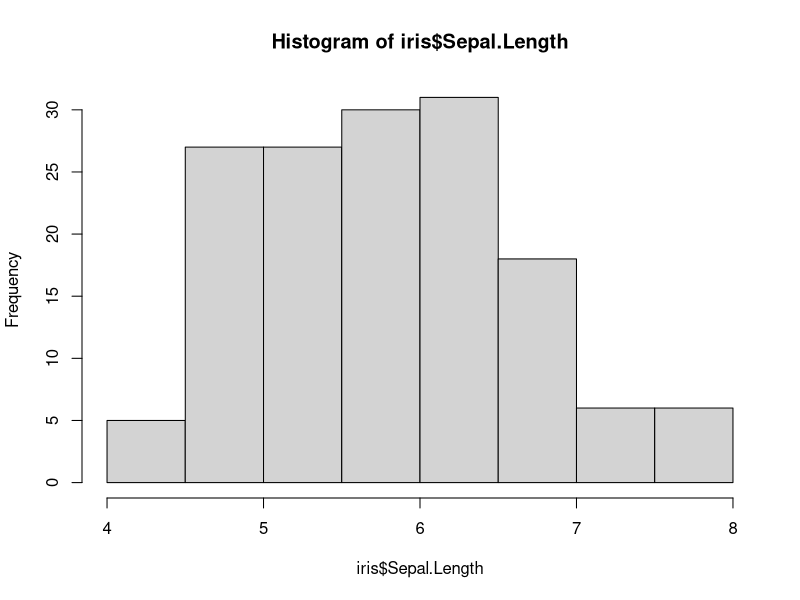
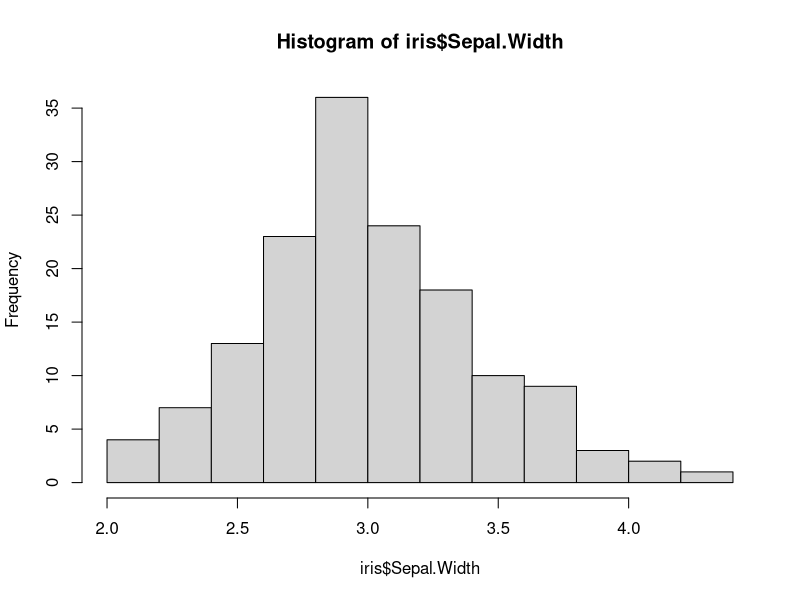
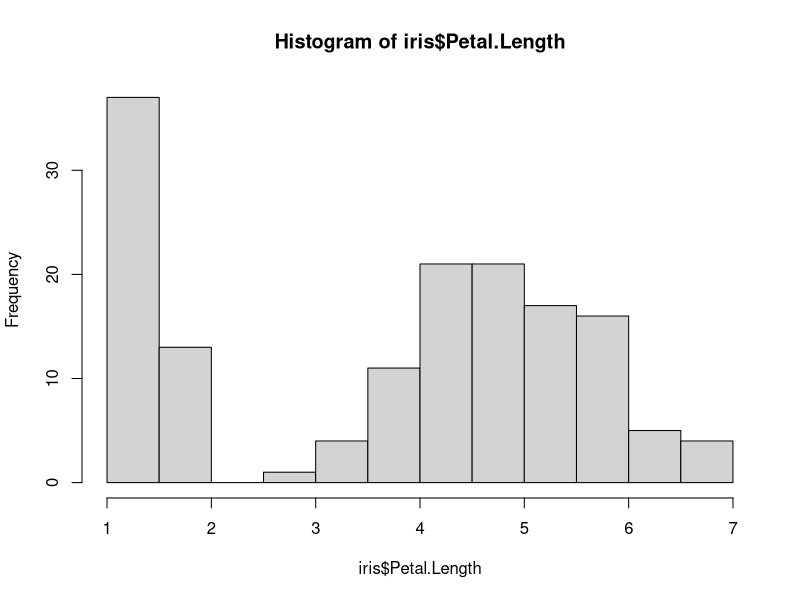
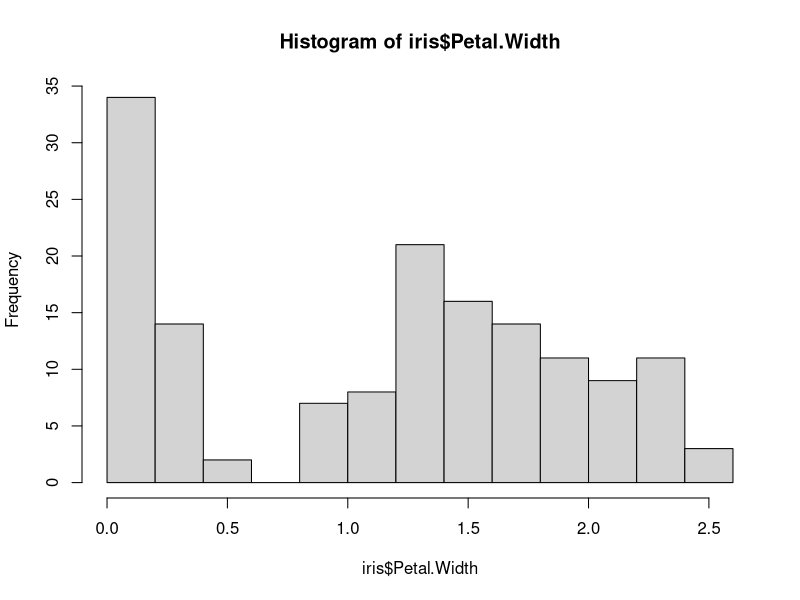
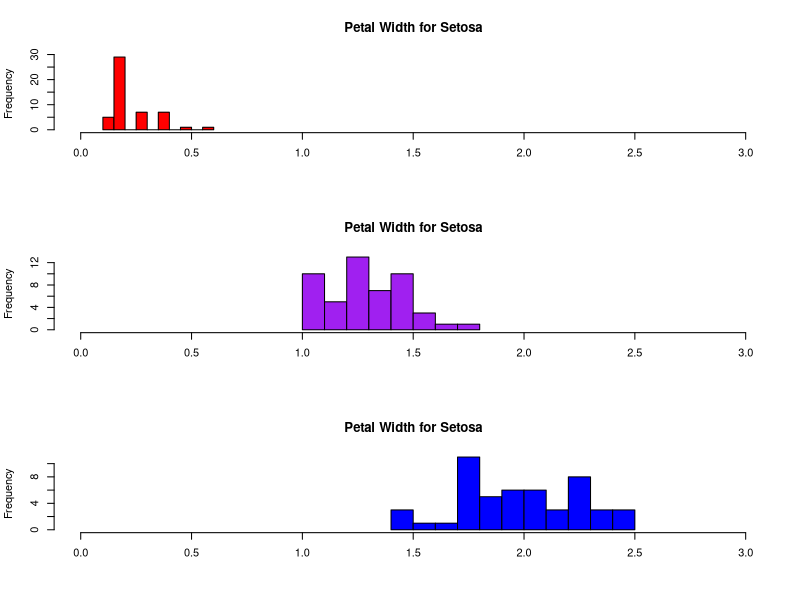

The R source for these figures, in order:
# get help on hist function
# the hist function is used to generate histograms
?hist

# call hist function giving it 1 qualitative variable 
# in iris data frame
# this genrated a somewhat noraml distributiom, but 
#slightly skewed to the right
hist(iris$Sepal.Length)


# this genrated a somewhat noraml distributiom
hist(iris$Sepal.Width)

# this data is skewed to the left and has outliers
# to the right
hist(iris$Petal.Length)

# this data is skewed to the left and has outliers
# to the right
hist(iris$Petal.Width)

#change the graphic parameter to allow us to 
#group 3 histograms in 1 plot
par(mfrow = c(3, 1))

#create a histogram for each species of irs
hist(iris$Petal.Width[iris$Species == "setosa"],
    xlim = c(0,3),  #limit the x axis from 0 to 3
    breaks = 9,  #suggestion fro the number of bars
    main = "Petal Width for Setosa",
    xlab = "",
    col = "red"
)

hist(iris$Petal.Width[iris$Species == "versicolor"],
    xlim = c(0,3),  #limit the x axis from 0 to 3
    breaks = 9,  #suggestion fro the number of bars
    main = "Petal Width for Setosa",
    xlab = "",
    col = "purple"
)

hist(iris$Petal.Width[iris$Species == "virginica"],
    xlim = c(0,3),  #limit the x axis from 0 to 3
    breaks = 9,  #suggestion fro the number of bars
    main = "Petal Width for Setosa",
    xlab = "",
    col = "blue"
)


par(mfrow = c(1, 1))









